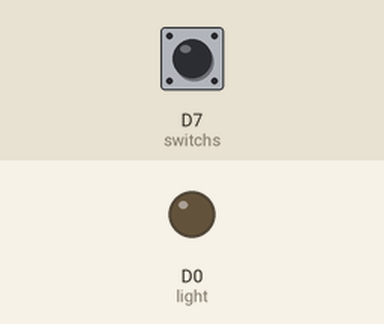
Bench run of a sketch on a simulated ESP8266 (NodeMCU). Parts: output pins drawn as LEDs (lit = HIGH). The inputs (shaded band) are chosen by the test bench; at power-on: D7 (switchs) LOW. WiFi joins after 1.5 s; servers stay silent unless stated; uploads are accepted with an empty reply; what the sketch prints to the serial monitor is not drawn.

Above: at 4.2 s.
4.3 s: D7 (switchs) pulled HIGH for 1.6 s
At 6.6 s:
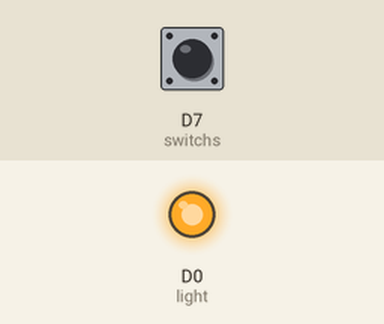
9.5 s: D7 (switchs) pulled HIGH for 3.2 s
At 15.1 s:
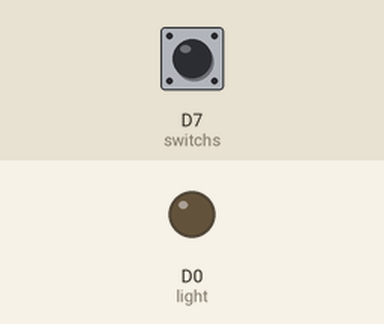
Timing chart, 0 to 16.6 s (numbered marks = the images above; inputs shaded):
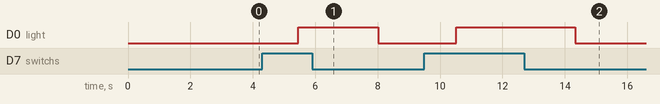

Measured:
- after the input at 4.3 s, D0 (light): LOW → HIGH after 1.2 s, → LOW 2.6 s later
- after the input at 9.5 s, D0 (light): LOW → HIGH after 1.0 s, → LOW 3.8 s later

The sketch:

sketch_oct22b.ino
```cpp
#include<ESP8266HTTPClient.h>
#include<ESP8266WiFi.h>
#include<WiFiClientSecure.h>
#include<ArduinoJson.h>
#define switchs D7
#define light D0
const char* ssid = "Binatone";
const char* pass="Grewalfamily999";
int sws;
char jsonChar[200];
char host[]="https://7676hssfl5.execute-api.us-east-2.amazonaws.com/beta";
char resource[]="/arduino-id";
String postData;
String postVariable="id:";
char fingerprint[]="98:F8:5E:FC:11:01:03:4F:0F:C1:1E:FE:E9:81:C9:9C:C8:43:27:4C";
unsigned long time2=0;
int prev;
long debug=200;
unsigned long prevtime;
unsigned long a=0;
String id="4545454uno:1";
void setup()
{
Serial.begin(115200);
pinMode(switchs,INPUT);
pinMode(light,OUTPUT);
WiFi.mode(WIFI_OFF);
delay(1000);
WiFi.mode(WIFI_STA);
WiFi.begin(ssid, pass);
Serial.print("Connecting");
while (WiFi.status() != WL_CONNECTED) {

delay(1000);
Serial.print(".");

}
 Serial.println("Wifi Connected");
 Serial.print("IP address: ");
  Serial.println(WiFi.localIP());
}
void loop()
{
  WiFiClientSecure https;
  https.setFingerprint(fingerprint);
        https.setTimeout(15000);
        delay(1000);
  sws=digitalRead(switchs);
  Serial.print("HTTPS Connecting");
  int r=0; //retry counter
  while((!https.connect(host, 443)) && (r < 30)){
      delay(100);
      Serial.print(".");
      r++;
  }
  if(r==30) {
    Serial.println("Connection failed");
  }
  else {
    Serial.println("Connected to web");
  }
    if(sws==HIGH){digitalWrite(light,HIGH);}
    else{digitalWrite(light,LOW);}
    if(sws==LOW && prev!=sws )
    {
        digitalWrite(light,HIGH);
        //Serial.print(id+",on");
        //Serial.print(",");
        a=time2-prevtime;
        float sa=a/1000000;
        //Serial.print(a);
        //Serial.println();
        StaticJsonBuffer<200> jsonBuffer;
        JsonObject& root = jsonBuffer.createObject();
        root["id"]=id;
        root["status"]="on";
        root["time in seconds"]=sa;

        root.printTo((char*)jsonChar, root.measureLength() + 1);


      Serial.println(jsonChar);
     https.print(String("POST ")+resource+" HTTP/1.1\r\n"+"Host: "+host+ "\r\n"+"Content-Type: application/json" +"\r\n"+jsonChar+" Content-Length: 124"+"\r\n\n"+"Connection: close\r\n\r\n");
      Serial.println("request sent");

  while (https.connected()) {
    Serial.print("1.");
    String line = https.readStringUntil('\n');
    if (line == "\r") {
      Serial.println("headers received");
      break;
    }
  }

  Serial.println("reply was:");
  Serial.println("==========");
  String line;
  while(https.available()){
    line = https.readStringUntil('\n');  //Read Line by Line
    Serial.println(line); //Print response
  }
  Serial.println("==========");
  Serial.println("closing connection");
        prevtime=micros();

    }
   else if(sws==HIGH && prev!=sws)
   {
    prevtime=micros();
    }


    prev=sws;
    time2=micros();
    delay(50);


}
```
